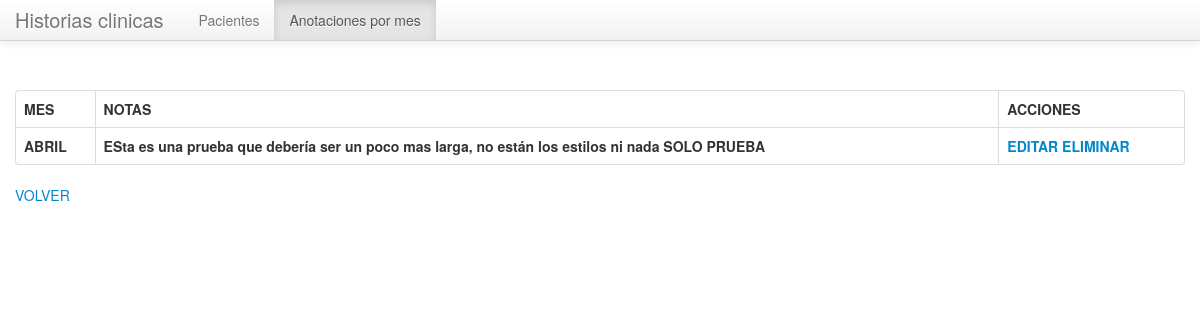
/anotaciones/verNota.php?id=4, run on the app's committed database.
### tables this page shows
CREATE TABLE IF NOT EXISTS `anotacionesMes` (
  `id` int(11) NOT NULL AUTO_INCREMENT,
  `mes` varchar(25) NOT NULL,
  `nota` text NOT NULL,
  PRIMARY KEY (`id`)
);

### anotaciones/verNota.php (the view, shortened to what this page needs)
<?php
$activo = "Anotaciones por mes";
$id = $_GET['id'];
$query = "SELECT * FROM anotacionesMes
					WHERE id = $id
					";
$result = mysql_query($query);
?>
<!DOCTYPE html>
<html>
  <head>
        <link href="/SistemaOdonto/css/bootstrap.min.css" rel="stylesheet" media="screen">
        <link href="/SistemaOdonto/css/bootstrap-responsive.css" rel="stylesheet" media="screen">
   </head>
   <body>
   <div class="navbar navbar-fixed-top">
        <div class="navbar-inner">
           <div class="container">
            <a class="brand" href="/SistemaOdonto/index.php">Historias clinicas  </a>
            <ul class="nav">
                <li class="<?php echo ($activo == "paciente") ? 'active' : ''; ?>"><a href="/SistemaOdonto/paciente/busquedapaciente.php">Pacientes</a></li>
                <li class="<?php echo ($activo == "Anotaciones por mes") ? 'active' : ''; ?>"><a href="/SistemaOdonto/anotaciones/anotacionpormes.php">Anotaciones por mes</a></li>
            </ul>
           </div>
        </div>
   </div>
       <div class="container" >
         <table class="table table-bordered table-hover ">
            <thead>
              <tr>
                <th>MES</th>
                <th>NOTAS</th>
                <th>ACCIONES</th>
              </tr>
            </thead>
            <tbody>
            	<?php while ($row = mysql_fetch_array($result)) {?>
            	<tr>
            		<th><?php echo $row['mes']?></th>
            		<th><?php echo $row['nota']?></th>
            		<th>
            			<a href="editarnota.php?id= <?php echo$row['id'];?>">EDITAR </a>
                  <a href="borrarnota.php?id= <?php echo$row['id'];?>">ELIMINAR </a>
            		</th>
            	</tr>
            	<?php }?>
            </tbody>
         </table>
         <a href="anotacionpormes.php">VOLVER</a>
       </div>
</html>

### anotaciones/verNota.php (style rules this page uses)
body { background:#FFFFFF; background-repeat: repeat; padding-top:90px; }

### data on the page
anotacionesmes: mes "ABRIL", nota "ESta es una prueba que debería ser un poco mas larga, no están los estilos ni nada SOLO PRUEBA"
